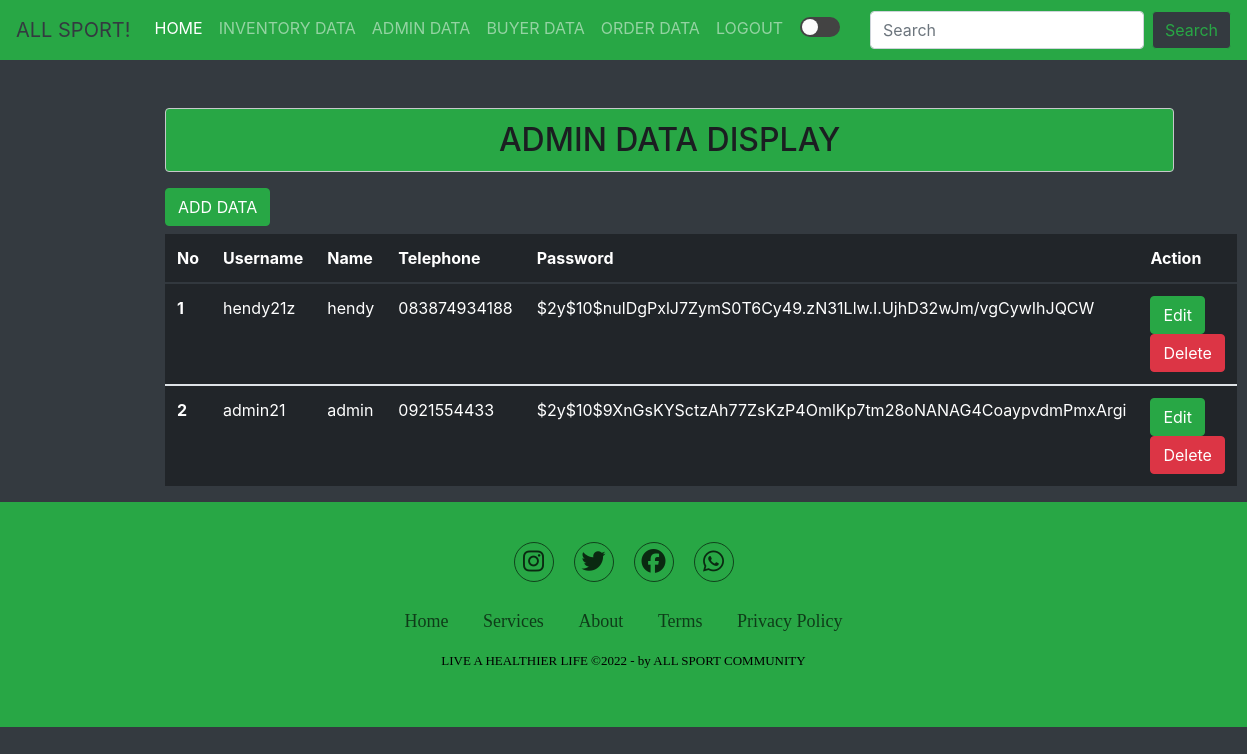
The page /data_admin.php (signed in) on the database its author committed.
### tables this page shows
CREATE TABLE `users` (
  `id_users` int(11) NOT NULL,
  `username` varchar(50) NOT NULL,
  `nama` varchar(30) NOT NULL,
  `no_hp` varchar(15) NOT NULL,
  `password` varchar(255) NOT NULL
);

### data_admin.php (the view, shortened to what this page needs)
<?php
   include('koneksi.php');
   $tampil = mysqli_query($koneksi, "SELECT * FROM users order by id_users asc");
?>
<!DOCTYPE html>
<html lang="en">
<head>
  <link rel="stylesheet" href="https://cdn.jsdelivr.net/npm/bootstrap@4.0.0/dist/css/bootstrap.min.css">
  <link rel="stylesheet" href="style.css">
  <link rel="stylesheet" href="forms1.css">
  <link rel="stylesheet" href="dark_md.css">
  <link rel="stylesheet" href="https://cdnjs.cloudflare.com/ajax/libs/font-awesome/6.2.0/css/all.min.css" />
  <link href="//netdna.bootstrapcdn.com/font-awesome/3.2.1/css/font-awesome.css" rel="stylesheet">
</head>
<body>
  <nav class="navbar navbar-expand-lg navbar-dark bg-success">
    <a class="navbar-brand text-dark" href="#">ALL SPORT!</a>
    <div class="collapse navbar-collapse" id="navbarSupportedContent">
      <ul class="navbar-nav mr-auto">
        <li class="nav-item active">
        <a class="nav-link" href="home.php">HOME<span class="sr-only">(current)</span></a>
        </li>
        <li class="nav-item">
            <a class="nav-link" href="tampilan_barang.php">INVENTORY DATA</a>
        </li>
        <li class="nav-item">
          <a class="nav-link" href="data_admin.php">ADMIN DATA</a>
        </li>
        <li class="nav-item">
          <a class="nav-link" href="data_pembeli.php">BUYER DATA</a>
        </li>
        <li class="nav-item">
            <a class="nav-link" href="data_pesanan.php">ORDER DATA</a>
        </li>
        <li class="nav-item">
          <a class="nav-link" href="logout.php">LOGOUT</a>
        </li>
        <li class="nav-item">
            <input type="checkbox" onclick="ubahMode()">
          </li>
      </ul>
        <form action="" method="post" class="form-inline my-2 my-lg-0">
        <input type="text" name="keyword" class="form-control mr-sm-2"  placeholder="Search" aria-label="Search">
        <button name="cari" class="btn btn-outline-success my-2 my-sm-0 bg-dark" type="submit">Search</button>
        </form>
    </div>
  </nav>
  <div class="tabel col-md-10" style=" margin-left: 150px;">
        <h2 class="alert alert-dark text-center mt-5" style="background-color: #28a745";>ADMIN DATA DISPLAY</h2>
        <table rules="rows" class="table table-dark mt-2">
          <a href="create_admin.php" class="btn btn-success">ADD DATA</a>
          <thead>
              <tr>
              <th scope="col">No</th>
              <th scope="col">Username</th>
              <th scope="col">Name</th>
              <th scope="col">Telephone</th>
              <th scope="col">Password</th>
              <th scope="col">Action</th>
              </tr>
          </thead>
          <?php $i = 1; ?>
          <?php
            while($data = mysqli_fetch_array($tampil)):
          ?>
          <tbody>
              <tr>
                  <th scope="row"><?= $i; ?></th>
                  <td><?=$data['username'] ?></td>
                  <td><?=$data['nama'] ?></td>
                  <td><?=$data['no_hp'] ?></td>
                  <td><?=$data['password'] ?></td>
                  <td>
                    <a href="update_admin.php?id=<?=$data['id_users'] ?>" class="btn btn-success">Edit</a>
                    <a href="delete_admin.php?id=<?=$data['id_users'] ?>" class="btn btn-danger">Delete</a>
                  </td>
              </tr>
          <?php $i++; ?>
          <?php endwhile; ?>
        </table>
  </div>
  <section class="footer" style="background-color: #28a745">
    <div class="social">
    <a href="https://www.instagram.com/metanocrzrt_/"><i class="fab fa-instagram"></i></a>
    <a href="https://twitter.com/jokowi"><i class="fab fa-twitter"></i></a>
    <a href="https://id-id.facebook.com/Jokowi/"><i class="fab fa-facebook"></i></a>
    <a href="https://wa.me/6282150808102"> <i class="fab fa-whatsapp"></i> </a>
    </div>
    <ul class="list">
      <li>
        <a href="#">Home</a>
      </li>
      <li>
        <a href="#">Services</a>
      </li>
      <li>
        <a href="#">About</a>
      </li>
      <li>
        <a href="#">Terms</a>
      </li>
      <li>
        <a href="#">Privacy Policy</a>
      </li>
    </ul>
    <p class="copyright">
      LIVE A HEALTHIER LIFE &copy;2022 - by ALL SPORT COMMUNITY
    </p>
  </section>
</body>
</html>

### style.css (style rules this page uses)
* { box-sizing: border-box; margin: 0; padding: 0; }
body { background-color: white; color: black; }
.navbar { margin-bottom: 25px; }
.text-center { background-color:#28a745; }
.footer { font-family:'Sege UI'; font-weight: 400; background-color:#28a745; padding: 40px 0; }
.footer .social { text-align: center; padding-bottom: 25px; color: #000000; }
.footer .social a { font-size: 24px; color: inherit; border: 1px solid rgba(0, 0, 0, 0.8); width: 40px; height: 40px; line-height: 38px; display: inline-block; text-align: center; border-radius: 50%; margin: 0 8px; opacity: 0.75; }
.footer ul { margin-top:0; padding: 0; list-style: none; font-size: 18px; line-height: 1.6; margin-bottom: 0; text-align: center; }
.footer ul li a { color:rgba(0, 0, 0, 0.8) ; text-decoration: none; opacity: 0.8; }
.footer ul li { display: inline-block; padding: 0 15px; }
.footer .copyright { margin-top: 15px; text-align: center; font-size: 13px; color: #000000; }

### forms1.css (style rules this page uses)
body { background-color: #343a40; }

### dark_md.css (style rules this page uses)
input[type="checkbox"] { margin: 9px; position: relative; width: 40px; height: 20px; appearance: none; background-color: #434343; outline: none; border-radius: 10px; transition: .5s ease; cursor: pointer; }
input[type="checkbox"]::before { content: ''; position: absolute; width: 16px; height: 16px; background-color: #fcfcfc; border-radius: 50%; top: 2px; left: 2px; transition: .5s ease; }

### rows shown on the page
users: username "hendy21z", nama "hendy", no_hp "083874934188", password "$2y$10$nulDgPxlJ7ZymS0T6Cy49.zN31Llw.I.UjhD32wJm/vgCywIhJQCW"
users: username "admin21", nama "admin", no_hp "0921554433", password "$2y$10$9XnGsKYSctzAh77ZsKzP4OmlKp7tm28oNANAG4CoaypvdmPmxArgi"
